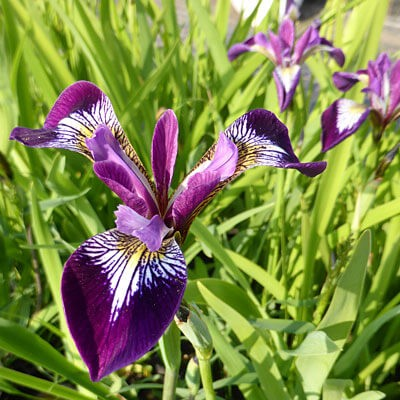
#> input picture figures/versicolor.jpg, 400 x 400 px
$ jupyter execute --allow-errors 2_histograms_and_transformations.ipynb   (shell and % lines are left out)
#> lines starting #> are read from the running program, lines starting #| are printed output that depends on the picture
# Ex02 - Histograms and Transformations

## Part 1 - Histograms

Refer to [Histograma de imagens](05_Histograma_da_imagem.ipynb) to understand the concept of histograms and the use of *np.histogram*.

[cell 1]
import numpy as np
import matplotlib.image as mpimg
import matplotlib.pyplot as plt
from PIL import Image

img = mpimg.imread('../figures/versicolor.jpg')
#> img is the input picture: shape (400, 400, 3); mean R, G, B 128.7, 136.1, 75.4
plt.imshow(img)

## Preprocessing and Investigation

Before we are able to analyse the input image, somethings must be analysed and setup. First, we separate the image into 3. One image for each layer: red, green, blue. We plot the images in grayscale so that we can check that the separation was correctly done and makes sense.

[cell 2]
#save image shape in colorImg_shape variable
colorImg_shape = img.shape
#> colorImg_shape = (400, 400, 3)

rImg = img[:,:,0]  #
gImg = img[:,:,1]  # ### save each layer of the image into the corresponding array
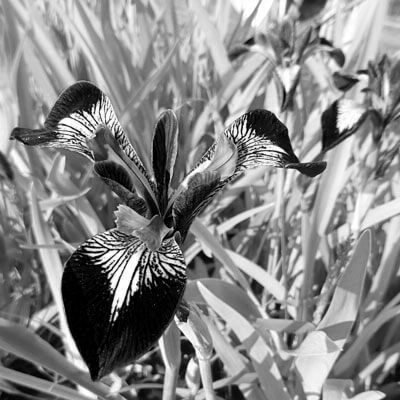
#> gImg: shape (400, 400); min 0, max 255, mean 136.1
bImg = img[:,:,2]  #
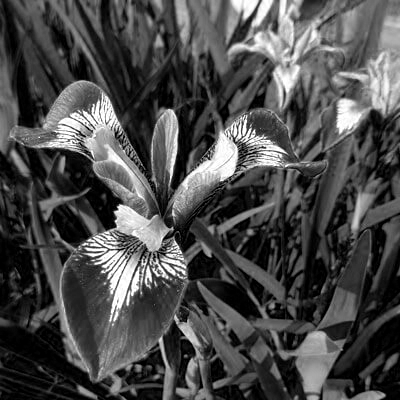
#> bImg: shape (400, 400); min 0, max 255, mean 75.4

#create sublpot for visualizing layers side-by-side
fig, axs = plt.subplots(1,3, figsize=(12, 6))
plt.tight_layout()


#fill subplot
plt.subplot(241)
plt.title('Red Layer')
plt.imshow(rImg, cmap='Reds')
plt.colorbar()

plt.subplot(242)
plt.title('Green Layer')
plt.imshow(gImg, cmap='Greens')
plt.colorbar()

plt.subplot(243)
plt.title('Blue Layer')
plt.imshow(bImg, cmap='Blues')
plt.colorbar()

Next step is writing a function for plotting the histograms that we know we will need. This makes sense because we want to plot 3 histograms (one for each layer) and we don't want to repeat large pieces of code, in the interest of keeping our code clean.

In the "generateHistogram" function our inputs are: nbins (the number of intervals for the bar-graph, consequently, the number of bars we will have), the image array for the layer we want, and the layer which is to be plotted, in string format. Then, we execute numpy's histogram function. The problem with this is that, if plotted, we will have a continuous graph. This naturally doesn't makes sense as we have a value for each bin. Which means the best way of displaying the information obtained is in a bar-graph.

The np.historgram function returns the number of pixels with values in each interval. The size and edges of each interval are direct consequences of number of bins we use.

Finaly, on the X-axis, we want to plot the the values on the center of each interval (*bin center*) and not on the edges of them (*bin edges*), so we calculate the a bin_center value for each bin.

[cell 3]
# Histogram Generation Function
def generateHistogram(nbins, image, layer):

#> called with nbins = 40, layer = 'red'
    count, bin_edges = np.histogram(image, nbins,(0,255)) #create histogram, 0-255 is due to the color-scale
#> count = 40 values, max 6665 at index 16, min 359 at index 0, mean 4000; bin_edges = 41 values from 0 to 255
    w=255./nbins #width of each bin
    bin_centers = bin_edges[1:]-(w/2) #calculate bin centers
#> bin_centers = 40 values from 3.19 to 251.8

    plt.bar(bin_centers, count, width=w, color=layer) #plot bar-graph around bin centers
    plt.title('Bar-Graph Histogram: '+layer+' layer')
    return count, bin_edges # important to return these values so that they can be later accessible if needed

[cell 4]
redCount, red_bin_edges = generateHistogram(40, rImg, 'red')
#> redCount has the same summary as count in generateHistogram; red_bin_edges = 41 values from 0 to 255
redCount, red_bin_edges
#> figure, not shown here; tallest bar 6665 high, from x = 102 to 108.4

[cell 5]
greenCount, green_bin_edges = generateHistogram(40, gImg, 'green')
#> greenCount = 40 values, max 6903 at index 21, min 1684 at index 38, mean 4000; green_bin_edges = 41 values from 0 to 255
greenCount, green_bin_edges
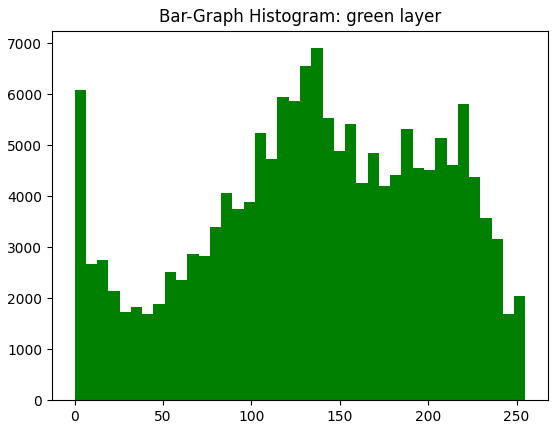
#> figure drawn by matplotlib, 1 panel; tallest bar 6903 high, from x = 133.9 to 140.2

[cell 6]
blueCount, blue_bin_edges = generateHistogram(40, bImg, 'blue')
#> blueCount = 40 values, max 18889 at index 0, min 671 at index 36, mean 4000; blue_bin_edges = 41 values from 0 to 255
blueCount, blue_bin_edges
#> figure, not shown here; tallest bar 18889 high, from x = 0 to 6.38

Now we shall try to obtain the image of the flower in grayscale. The main methods can be found on the following web page: https://thoughtbot.com/blog/closer-look-color-lightness.

Our first method uses the "convert" method from the Image class of the PIL library:

[cell 7]
#load image into as an instance of "Image"
Flower = Image.open('../figures/versicolor.jpg')
#execute "convert" method ("L" input activates dithering as to not loose information through the palette)
PIL_Flower = Flower.convert("L")
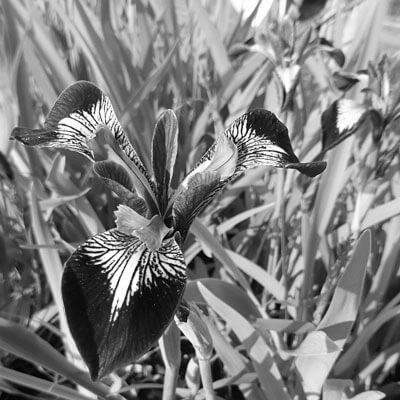
#> PIL_Flower: PIL image 400x400 L; min 1, max 255, mean 127
#view result as output
PIL_Flower

Next, we shall try to convert the image to grayscale by calculating the mean value of each pixel: (red+green+blue)/3. This method is also known as the Intensity method via arithmetic mean (there is also the same method via geometric mean). Naturally, we do not expect a good result.

[cell 8]
rgbMeanFlower = rImg + gImg + bImg #creates one array with element by element
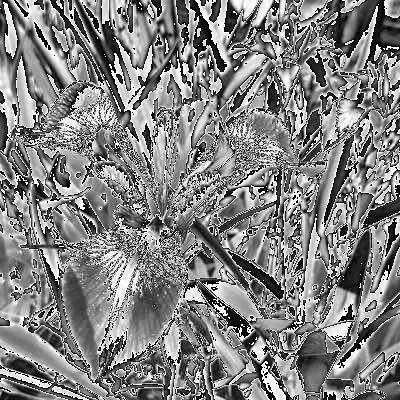
#> rgbMeanFlower: shape (400, 400); min 0, max 255, mean 130.2
rgbMeanFlower = np.true_divide(rgbMeanFlower,3) #divides all elements in the new array by 3 (mean)
plt.figure(figsize=(8,8)) # to show larger image
plt.imshow(rgbMeanFlower, cmap='gray') #show image in gray color map
plt.axis('off') #turn off axi

Finaly, lets apply the most used method for RGB to Grayscale conversion: the luminosity method. In this case, instead of a mean (as done above), we execute a weighted average:

                          ColoredPixel = 0.2126*RedPixel + 0.7152*GreenPixel + 0.0722*BluePixel

[cell 9]
rgbLuminosityFlower = 0.2126*rImg + 0.7152*gImg + 0.0722*bImg #create grayscale image according to the Luminosity Method
plt.figure(figsize=(8,8)) #show image larger
plt.imshow(rgbLuminosityFlower, cmap='gray') #show image in gray color map
plt.axis('off') #turn off axi

Now let's calculate the histogram of "rgbLuminosityFlower" and compare it with the histograms of each color band.

[cell 10]
flowerCount, flower_bin_edges = generateHistogram(40,rgbLuminosityFlower,'gray')
#> flowerCount = 40 values, max 6879 at index 18, min 220 at index 0, mean 4000; flower_bin_edges = 41 values from 0 to 255
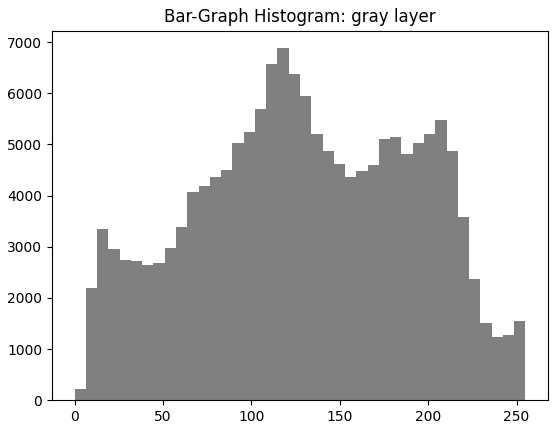
#> figure drawn by matplotlib, 1 panel; tallest bar 6879 high, from x = 114.8 to 121.1

Let's plot all 4 histograms side-by-side in a subplot to facilitate analysis.

[cell 11]
fig, axs = plt.subplots(2,2, figsize=(24, 12))

plt.subplot(221)
flowerCount, flower_bin_edges = generateHistogram(40,rgbLuminosityFlower,'gray')

plt.subplot(222)
redCount, red_bin_edges = generateHistogram(40, rImg, 'red')

plt.subplot(223)
greenCount, green_bin_edges = generateHistogram(40, gImg, 'green')

plt.subplot(224)
blueCount, blue_bin_edges = generateHistogram(40, bImg, 'blue')
#> figure, not shown here; panel 1: tallest bar 6879 high, from x = 114.8 to 121.1; panel 2: tallest bar 6665 high, from x = 102 to 108.4; panel 3: tallest bar 6903 high, from x = 133.9 to 140.2; panel 4: tallest bar 18889 high, from x = 0 to 6.38

As we can see, each histogram differs from the others:

The grayscale, red band, and green band histograms have a pretty distributed concentration of pixels throughout the 256 scalealso. What distinguishes them is mainly that the green has very high concentration of pixels close to value 0, while the gray and red do not. Apart from that, they are obviously different, but have more or less a similar figure. Especially when we consider the blue band histogram, which is very different from the others: the concentration basically starts high with the first bin (close to 0) and gradually gets smaller in the direction of the "high pixel" bins (in direction of 256).

## Part 2 - Transformations

Transformations are functions that alter the pixel values . Refer to ([tutorial](../master/tutorial_ti_2.ipynb)) for further explanation.

### Threshold Transformations

[cell 12]
import numpy as np
import matplotlib.image as mpimg
import matplotlib.pyplot as plt

f = mpimg.imread('../figures/cookies.pgm')
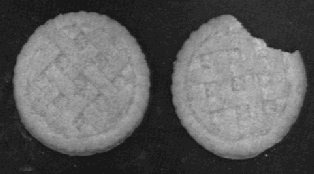
#> input picture figures/cookies.pgm, 314 x 174 px
#> f is the input picture: shape (174, 314); min 16, max 205, mean 94.8
plt.imshow(f,cmap='gray')

First we need to analyse the information contained within the image. The best way to do that is with the bar-graph histogram. To do so we re-use the "generateHistogram" function written for the first part of this exercise.

[cell 13]
fcount, f_bin_edges = generateHistogram(50, f, 'gray')
#> fcount = 50 values, max 12254 at index 6, min 0 at index 0, mean 1092.7; f_bin_edges = 51 values from 0 to 255
#fcount
#f_bin_edges
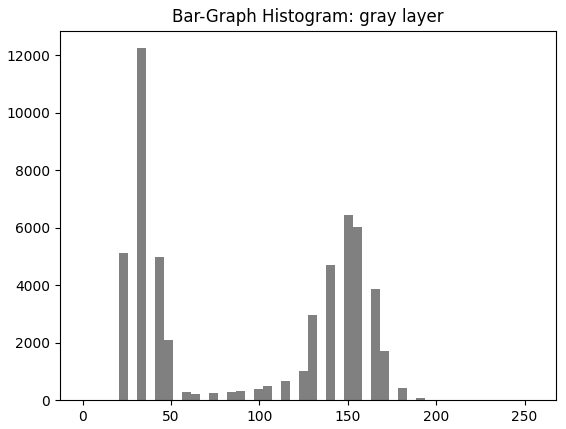
#> figure drawn by matplotlib, 1 panel; tallest bar 12254 high, from x = 30.6 to 35.7

As we can see, there is a clear difference between the range of pixels which represent the cookies and the range of pixels that represent the backround. As a threshold, any value between 60 and 100 should do fine. But the best threshold is where, between 60 and 100, we find the "local minimum". That being said, we will use 70 as our threshold.

[cell 14]
import sys,os
ea979path = os.path.abspath('../../')
if ea979path not in sys.path:
    sys.path.append(ea979path)
import ea979.src as ia


identity_transf = np.arange(256).astype('uint8') #identity function
#> (the rest of this cell did not finish here and is left out)

Having defined our threshold transformation, we now must apply the transformation to our image:

#> (a cell that did not finish here is left out)

###  Logarithmic Transformations
Let's try to make the license plate readable:

[cell 16]
fusca = mpimg.imread('../figures/fusca.png')
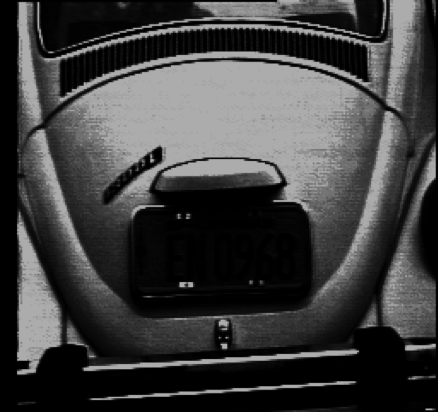
#> input picture figures/fusca.png, 438 x 412 px
#> fusca is the input picture: shape (412, 438) float32; min 0, max 0.675, mean 0.247
plt.imshow(fusca,cmap='gray')
plt.colorbar() #insert color bar
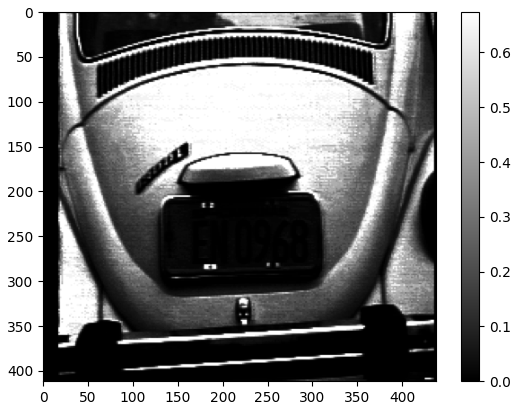
#> figure drawn by matplotlib, 2 panels

By looking at the colorbar above, we realize that the pixel values, instead of dtype=uint8 from 0 to 255, are dtype = float32 from 0 to around 0.7. Let's check this is correct:

[cell 17]
fusca #check information in array

Here we must remember that when we want to apply T to f (T[f]), since the values of f are indexes for T, they can't be of dtype = float. This means that we must preprocess the image for it to be ready to be transformed.

[cell 18]
intfusca = np.round(fusca * 255.0) #change from 0-1 scale to 0-255 scale (still dtype = float32)
intfusca = intfusca.astype(int) #change array type from from float to int
plt.imshow(intfusca,cmap='gray') #show image
